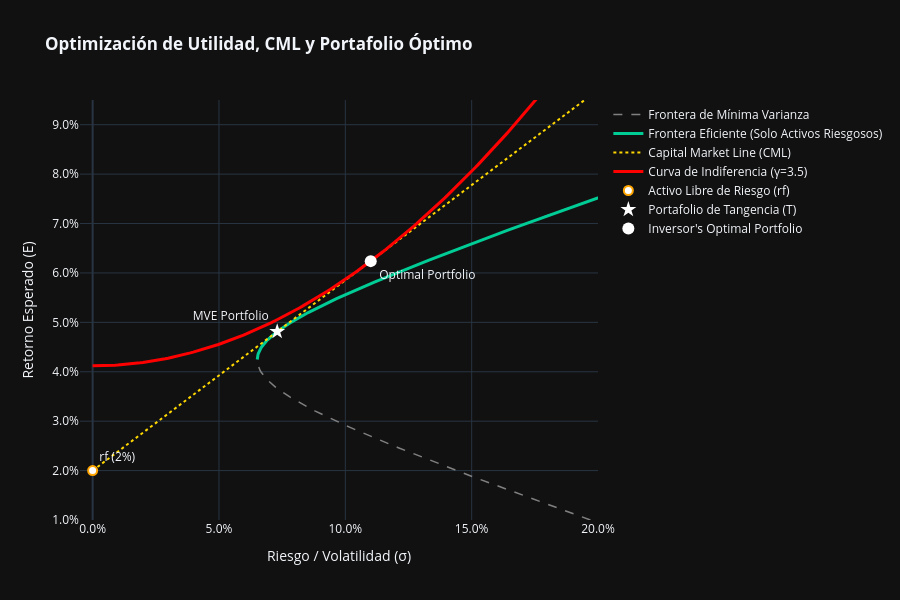

The cell this chart's notebook holds for it:
### Code cell
# ---------------------------------------------------------
# 5. Visualización con Plotly
# ---------------------------------------------------------
fig = go.Figure()

# Frontera de Mínima Varianza (completa)
fig.add_trace(go.Scatter(
    x=sigma_p, y=mu_vals,
    mode='lines',
    name='Frontera de Mínima Varianza',
    line=dict(color='gray', dash='dash', width=1.5),
    hovertemplate='σ: %{x:.2%}<br>E: %{y:.2%}'
))

# Frontera Eficiente de Markowitz
mask_eff = mu_vals >= (a12 / a22)
fig.add_trace(go.Scatter(
    x=sigma_p[mask_eff], y=mu_vals[mask_eff],
    mode='lines', name='Frontera Eficiente (Solo Activos Riesgosos)',
    line=dict(color='#00CC96', width=3),
))

# Capital Market Line (CML)
fig.add_trace(go.Scatter(
    x=sigma_cml, y=E_cml,
    mode='lines', name='Capital Market Line (CML)',
    line=dict(color='#FFD700', width=2, dash='dot'),
))

# Curva de Indiferencia
fig.add_trace(go.Scatter(
    x=sigma_indiff, y=E_indiff,
    mode='lines', name=f'Curva de Indiferencia (γ={gamma})',
    line=dict(color='red', width=3),
    hovertemplate='σ: %{x:.2%}<br>E: %{y:.2%}'
))

# Activo Libre de Riesgo
fig.add_trace(go.Scatter(
    x=[0], y=[rf], mode='markers+text', name='Activo Libre de Riesgo (rf)',
    text=['rf (2%)'], textposition='top right',
    marker=dict(size=9, color='white', line=dict(width=2, color='orange'))
))

# Portafolio de Tangencia
fig.add_trace(go.Scatter(
    x=[sigma_T], y=[E_T], mode='markers+text', name='Portafolio de Tangencia (T)',
    text=['MVE Portfolio'], textposition='top left',
    marker=dict(size=12, color='white', symbol='star', line=dict(width=0, color='white')),
))

# optimnal portfolio
fig.add_trace(go.Scatter(
    x=[sigma_opt], y=[E_opt], mode='markers+text', name='Inversor\'s Optimal Portfolio',
    text=['Optimal Portfolio'], textposition='bottom right',
    marker=dict(size=12, color='white'),
    hovertemplate=f'<b>Portafolio Óptimo</b><br>σ: %{{x:.2%}}<br>E: %{{y:.2%}}<br>w* en T: {w_star:.2%}'
))

# Layout
fig.update_layout(
    title='<b>Optimización de Utilidad, CML y Portafolio Óptimo</b>',
    xaxis_title='Riesgo / Volatilidad (σ)',
    yaxis_title='Retorno Esperado (E)',
    xaxis=dict(tickformat='.1%', range=[-0.005, 0.20]),
    yaxis=dict(tickformat='.1%', range=[0.01, 0.095]),
    template='plotly_dark',
    hovermode='closest',
    width=900,
    height=600
)

fig.show()

### Figure 1 — Plotly figure (JSON) as saved in the notebook; plotly's stock layout.template omitted (floating-point values rounded to 4 significant figures; data arrays with more than 128 entries replaced by an {"elided": "..."} marker saying what was removed)
{"data": [{"hovertemplate": "σ: %{x:.2%}<br>E: %{y:.2%}", "line": {"color": "gray", "dash": "dash", "width": 1.5}, "mode": "lines", "name": "Frontera de Mínima Varianza", "type": "scatter", "x": {"elided": "500 float values"}, "y": {"elided": "500 float values"}}, {"line": {"color": "#00CC96", "width": 3}, "mode": "lines", "name": "Frontera Eficiente (Solo Activos Riesgosos)", "type": "scatter", "x": {"elided": "338 float values"}, "y": {"elided": "338 float values"}}, {"line": {"color": "#FFD700", "dash": "dot", "width": 2}, "mode": "lines", "name": "Capital Market Line (CML)", "type": "scatter", "x": {"elided": "200 float values"}, "y": {"elided": "200 float values"}}, {"hovertemplate": "σ: %{x:.2%}<br>E: %{y:.2%}", "line": {"color": "red", "width": 3}, "mode": "lines", "name": "Curva de Indiferencia (γ=3.5)", "type": "scatter", "x": {"elided": "200 float values"}, "y": {"elided": "200 float values"}}, {"marker": {"color": "white", "line": {"color": "orange", "width": 2}, "size": 9}, "mode": "markers+text", "name": "Activo Libre de Riesgo (rf)", "text": ["rf (2%)"], "textposition": "top right", "type": "scatter", "x": [0], "y": [0.02]}, {"marker": {"color": "white", "line": {"color": "white", "width": 0}, "size": 12, "symbol": "star"}, "mode": "markers+text", "name": "Portafolio de Tangencia (T)", "text": ["MVE Portfolio"], "textposition": "top left", "type": "scatter", "x": [0.07304], "y": [0.04813]}, {"hovertemplate": "<b>Portafolio Óptimo</b><br>σ: %{x:.2%}<br>E: %{y:.2%}<br>w* en T: 150.67%", "marker": {"color": "white", "size": 12}, "mode": "markers+text", "name": "Inversor's Optimal Portfolio", "text": ["Optimal Portfolio"], "textposition": "bottom right", "type": "scatter", "x": [0.1101], "y": [0.06239]}], "layout": {"height": 600, "hovermode": "closest", "title": {"text": "<b>Optimización de Utilidad, CML y Portafolio Óptimo</b>"}, "width": 900, "xaxis": {"range": [-0.005, 0.2], "tickformat": ".1%", "title": {"text": "Riesgo / Volatilidad (σ)"}}, "yaxis": {"range": [0.01, 0.095], "tickformat": ".1%", "title": {"text": "Retorno Esperado (E)"}}}}
